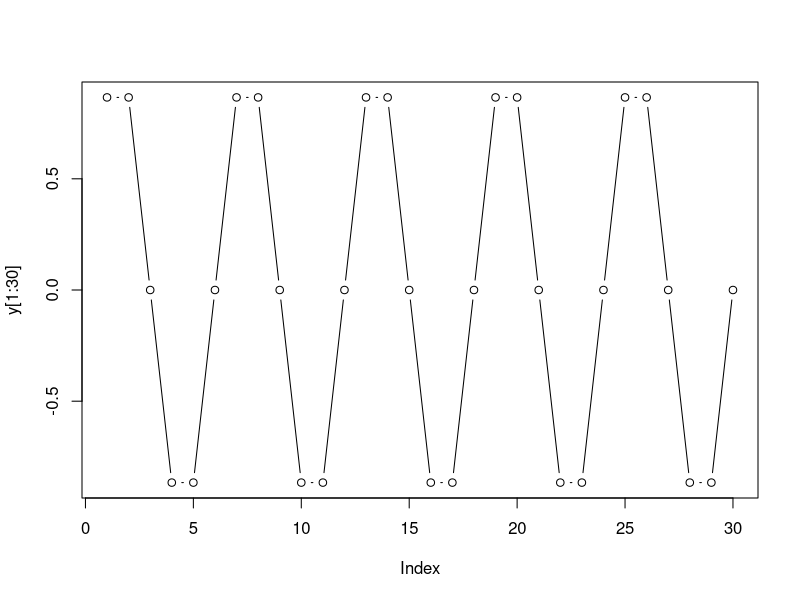
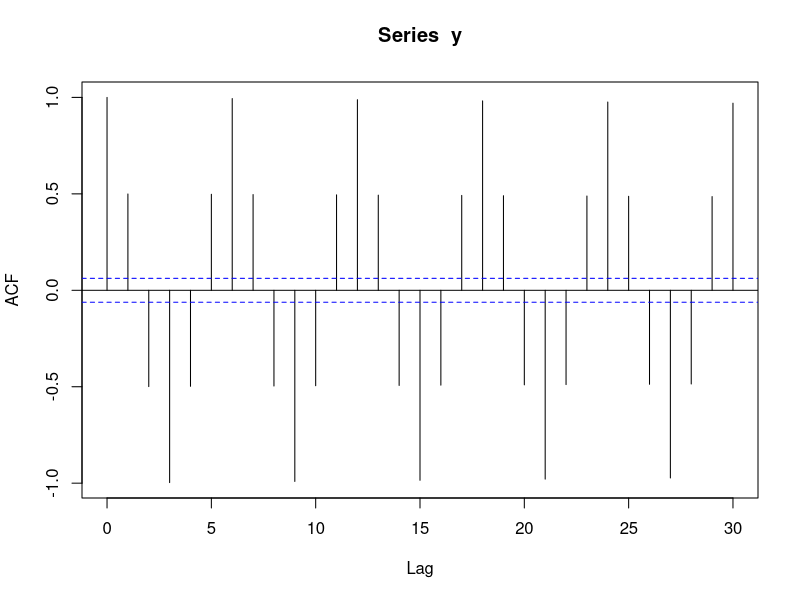

R code for these plots, in order:
# sin波を生成
x<-1:1000
y<- sin(x*pi/3)

# 周期T=6より, 半周期T=3のとき負の相関が最大になる.
# 1周期T=6のとき正の相関が最大になる.
# 相関係数が0かどうかの棄却域は青線で示される.
plot(y[1:30],type="b")
acf(y)